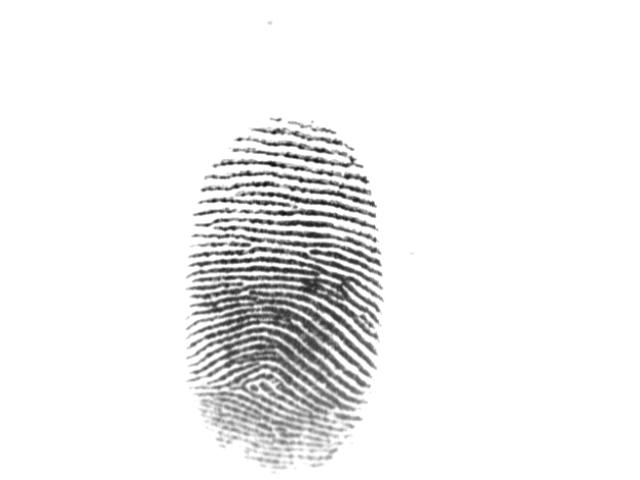
#> input picture input/101/101_3.tif, 640 x 480 px; its folder holds only this picture in this run
$ python remove_back.py
#> lines starting #> are read from the running program, lines starting #| are printed output that depends on the picture; after the words box and inside, x2 and y2 are one past the last pixel; in counts of white or black regions, pixels touching at a corner belong together
import cv2
import numpy as np
import os

# Set the input and output directories
input_dir = "./input/"
output_dir = "./remove_bg/"

# Create output directory if it doesn't exist
os.makedirs(output_dir, exist_ok=True)

# Loop through each subdirectory in the input directory
for sub_dir in os.listdir(input_dir):
    sub_dir_path = os.path.join(input_dir, sub_dir)

    # Check if the item is a directory
    if os.path.isdir(sub_dir_path):
        # Create a corresponding directory in the output folder
        output_sub_dir = os.path.join(output_dir, sub_dir)
        os.makedirs(output_sub_dir, exist_ok=True)

        # Process each .tif file in the subdirectory
        for filename in os.listdir(sub_dir_path):
            if filename.endswith(".tif"):
                # Read the image
                filepath = os.path.join(sub_dir_path, filename)
                imgo = cv2.imread(filepath)
#> imgo is the input picture: shape (480, 640, 3); min 10, max 255, mean 240.5

                # Get image dimensions
                height, width = imgo.shape[:2]
#> height = 480; width = 640

                # Create a mask holder
                mask = np.zeros(imgo.shape[:2], np.uint8)

                # Initialize models for GrabCut
                bgdModel = np.zeros((1, 65), np.float64)
                fgdModel = np.zeros((1, 65), np.float64)

                # Define the rectangle for GrabCut
                rect = (10, 10, width - 30, height - 30)
#> rect = (10, 10, 610, 450)

                # Apply GrabCut to remove background
                cv2.grabCut(
                    imgo, mask, rect, bgdModel, fgdModel, 5, cv2.GC_INIT_WITH_RECT
                )
                mask = np.where((mask == 2) | (mask == 0), 0, 1).astype("uint8")
                img1 = imgo * mask[:, :, np.newaxis]
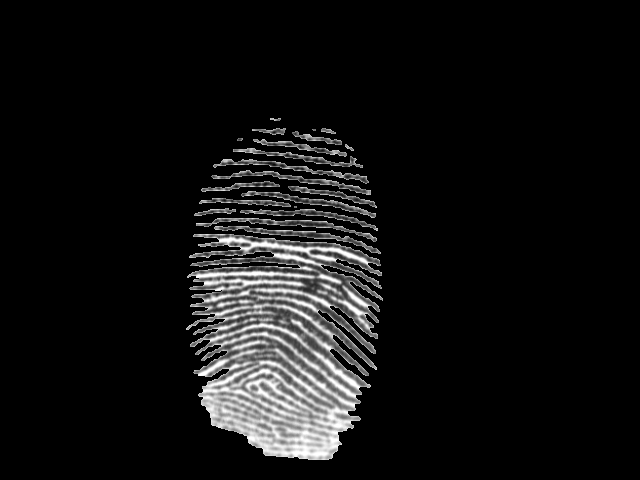
#> img1: shape (480, 640, 3); min 0, max 255, mean 18.6

                # Get the background
                background = cv2.absdiff(imgo, img1)
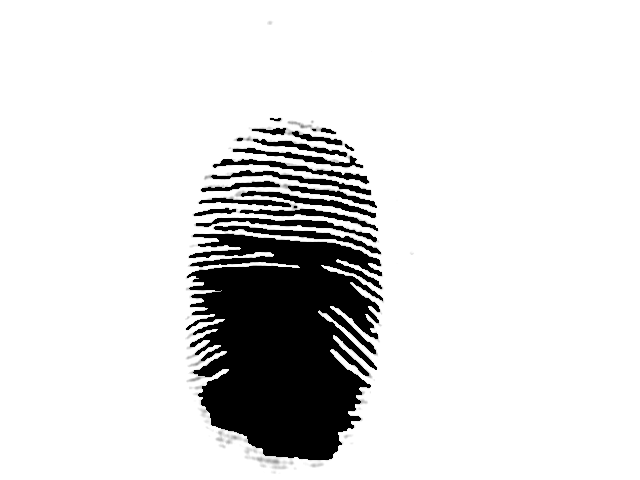
#> background: shape (480, 640, 3); min 0, max 255, mean 221.9

                # Change all non-black background pixels to white
                background[np.where((background > [0, 0, 0]).all(axis=2))] = [
                    255,
                    255,
                    255,
                ]
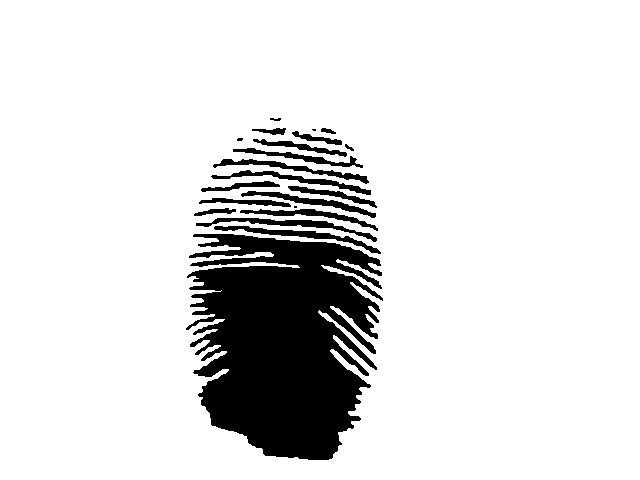
#> background: shape (480, 640, 3); 87.3% white; 21 black regions (3 under 20 px), largest, box (x1, y1, x2, y2) and area: (186, 234, 383, 460) 31495, (196, 218, 377, 242) 849, (214, 226, 381, 254) 840

                # Combine the foreground with the white background
                final = background + img1

                # Save the final output image in the output directory with the same structure
                output_path = os.path.join(output_sub_dir, filename)
                cv2.imwrite(output_path, final)
                print(f"Processed and saved: {output_path}")
#> pass 2 of the loop `for sub_dir in os.listdir(input_dir):`:
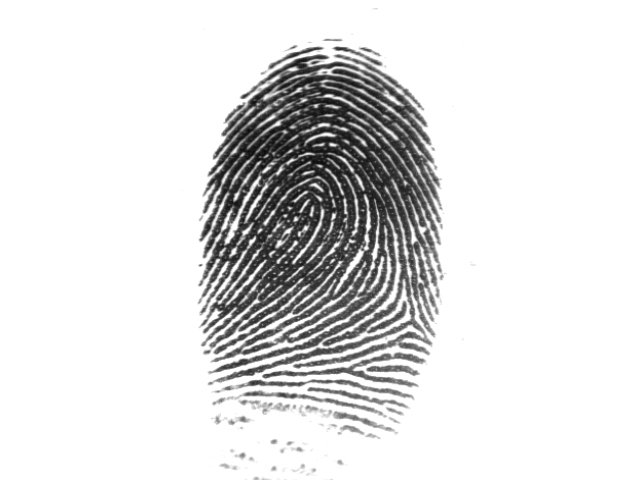
#> input picture input/103/103_5.tif, 640 x 480 px
#> imgo is the input picture: shape (480, 640, 3); min 10, max 255, mean 222.9
#> `img1 = imgo * mask[:, :, np.newaxis]`:
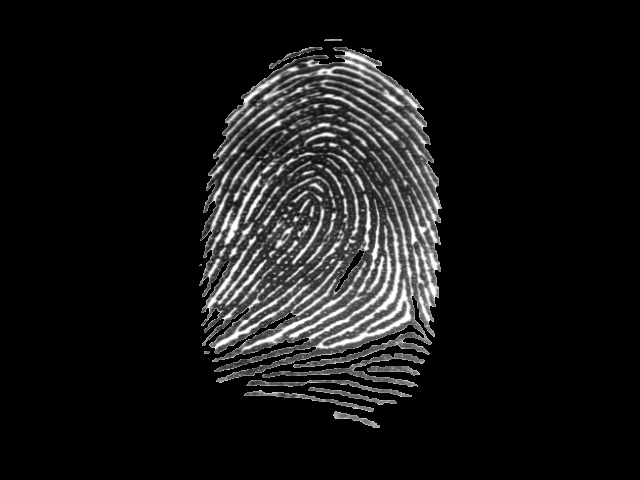
#> img1: shape (480, 640, 3); min 0, max 255, mean 22.4
#> `background[np.where((background > [0, 0, 0]).all(axis=2))] = [ 255, 25..`:
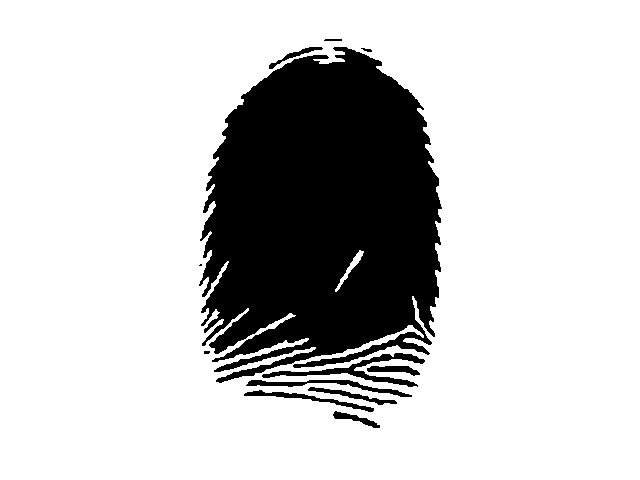
#> background: shape (480, 640, 3); 79% white; 12 black regions (2 under 20 px), largest, box (x1, y1, x2, y2) and area: (199, 47, 442, 383) 60900, (262, 353, 425, 387) 1156, (246, 380, 412, 397) 669

print("All images processed.")
